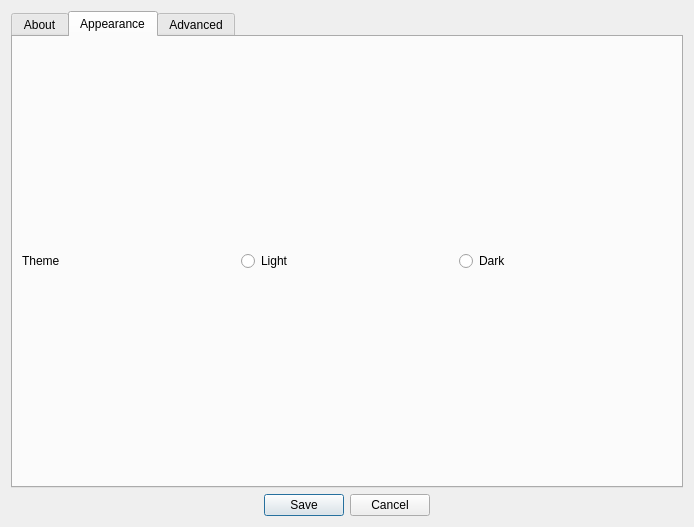
<?xml version="1.0" encoding="UTF-8"?>
<ui version="4.0">
 <class>Dialog</class>
 <widget class="QDialog" name="Dialog">
  <property name="geometry">
   <rect>
    <x>0</x>
    <y>0</y>
    <width>694</width>
    <height>527</height>
   </rect>
  </property>
  <property name="sizePolicy">
   <sizepolicy hsizetype="Fixed" vsizetype="Fixed">
    <horstretch>0</horstretch>
    <verstretch>0</verstretch>
   </sizepolicy>
  </property>
  <property name="minimumSize">
   <size>
    <width>694</width>
    <height>527</height>
   </size>
  </property>
  <property name="maximumSize">
   <size>
    <width>694</width>
    <height>527</height>
   </size>
  </property>
  <property name="windowTitle">
   <string>Settings- Monochrome</string>
  </property>
  <layout class="QVBoxLayout" name="verticalLayout">
   <item>
    <widget class="QTabWidget" name="tabWidget">
     <property name="currentIndex">
      <number>1</number>
     </property>
     <widget class="QWidget" name="about">
      <attribute name="title">
       <string>About</string>
      </attribute>
      <layout class="QVBoxLayout" name="verticalLayout_2">
       <item>
        <widget class="QLabel" name="label">
         <property name="sizePolicy">
          <sizepolicy hsizetype="Minimum" vsizetype="Minimum">
           <horstretch>0</horstretch>
           <verstretch>0</verstretch>
          </sizepolicy>
         </property>
         <property name="font">
          <font>
           <pointsize>20</pointsize>
           <bold>true</bold>
           <underline>true</underline>
          </font>
         </property>
         <property name="text">
          <string>Monochrome Web Browser version 0.1 (Beta)</string>
         </property>
         <property name="margin">
          <number>1</number>
         </property>
        </widget>
       </item>
       <item>
        <widget class="QLabel" name="label_2">
         <property name="sizePolicy">
          <sizepolicy hsizetype="Minimum" vsizetype="Minimum">
           <horstretch>0</horstretch>
           <verstretch>0</verstretch>
          </sizepolicy>
         </property>
         <property name="font">
          <font>
           <pointsize>20</pointsize>
          </font>
         </property>
         <property name="text">
          <string>Unstable release with missing features for version 0.1(HIGHLY WORK IN PROGRESS)</string>
         </property>
         <property name="wordWrap">
          <bool>true</bool>
         </property>
        </widget>
       </item>
      </layout>
     </widget>
     <widget class="QWidget" name="appearance">
      <attribute name="title">
       <string>Appearance</string>
      </attribute>
      <layout class="QVBoxLayout" name="verticalLayout_3">
       <item>
        <layout class="QHBoxLayout" name="horizontalLayout">
         <item>
          <widget class="QLabel" name="label_3">
           <property name="styleSheet">
            <string notr="true">
QLineEdit {
  border-radius: 8px;
  border: 1px solid #e0e4e7;
  padding: 5px 15px;
	background-color: rgb(154, 153, 150);
}

QMainWindow{
	background-color: rgb(5, 19, 26);
}

QLineEdit:focus {
  border: 1px solid #d0e3ff;
}
QLineEdit::placeholder {
  color: #767e89;
}
QDialog{
background-color:rgb(5,19,26)
}</string>
           </property>
           <property name="text">
            <string>Theme</string>
           </property>
          </widget>
         </item>
         <item>
          <widget class="QRadioButton" name="radioButton_2">
           <property name="text">
            <string>Light</string>
           </property>
          </widget>
         </item>
         <item>
          <widget class="QRadioButton" name="radioButton">
           <property name="text">
            <string>Dark</string>
           </property>
          </widget>
         </item>
        </layout>
       </item>
      </layout>
     </widget>
     <widget class="QWidget" name="advanced">
      <attribute name="title">
       <string>Advanced</string>
      </attribute>
     </widget>
    </widget>
   </item>
   <item>
    <widget class="QDialogButtonBox" name="buttonBox">
     <property name="orientation">
      <enum>Qt::Orientation::Horizontal</enum>
     </property>
     <property name="standardButtons">
      <set>QDialogButtonBox::StandardButton::Cancel|QDialogButtonBox::StandardButton::Save</set>
     </property>
     <property name="centerButtons">
      <bool>true</bool>
     </property>
    </widget>
   </item>
  </layout>
 </widget>
 <resources/>
 <connections>
  <connection>
   <sender>buttonBox</sender>
   <signal>accepted()</signal>
   <receiver>Dialog</receiver>
   <slot>accept()</slot>
   <hints>
    <hint type="sourcelabel">
     <x>248</x>
     <y>254</y>
    </hint>
    <hint type="destinationlabel">
     <x>157</x>
     <y>274</y>
    </hint>
   </hints>
  </connection>
  <connection>
   <sender>buttonBox</sender>
   <signal>rejected()</signal>
   <receiver>Dialog</receiver>
   <slot>reject()</slot>
   <hints>
    <hint type="sourcelabel">
     <x>316</x>
     <y>260</y>
    </hint>
    <hint type="destinationlabel">
     <x>286</x>
     <y>274</y>
    </hint>
   </hints>
  </connection>
 </connections>
</ui>
